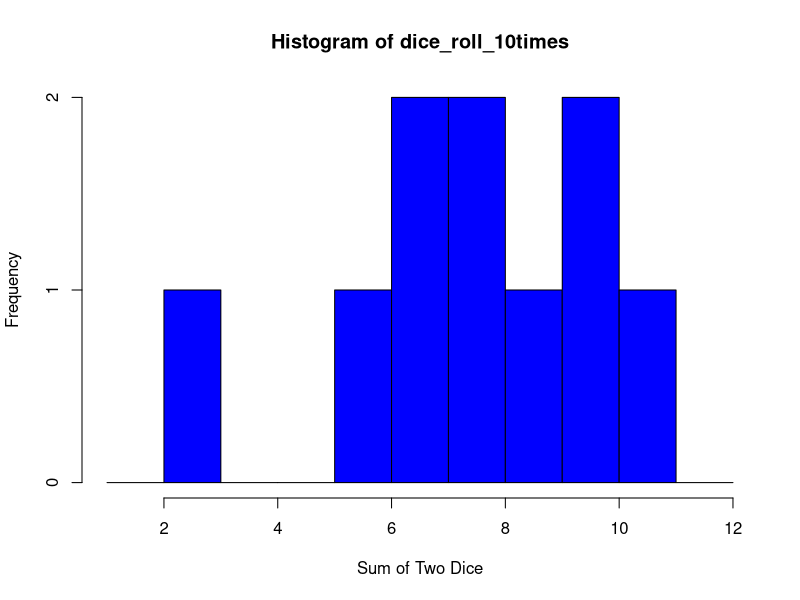
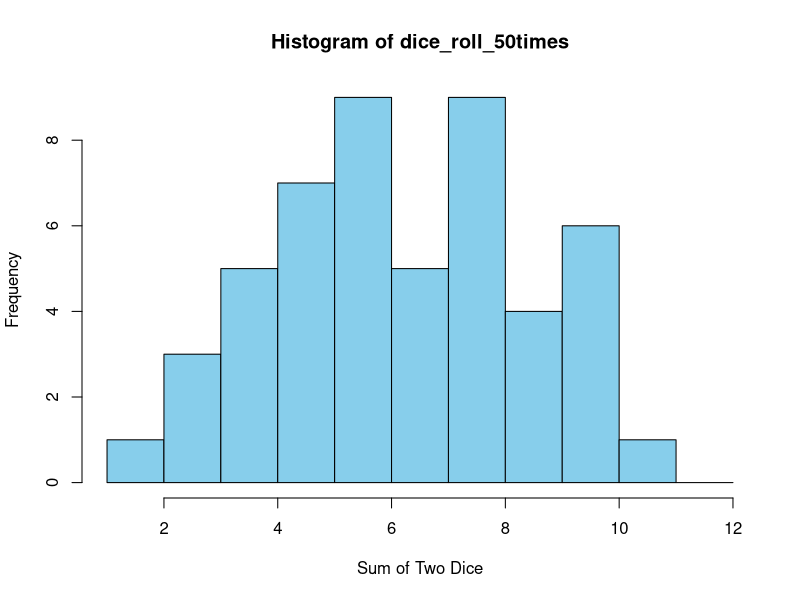
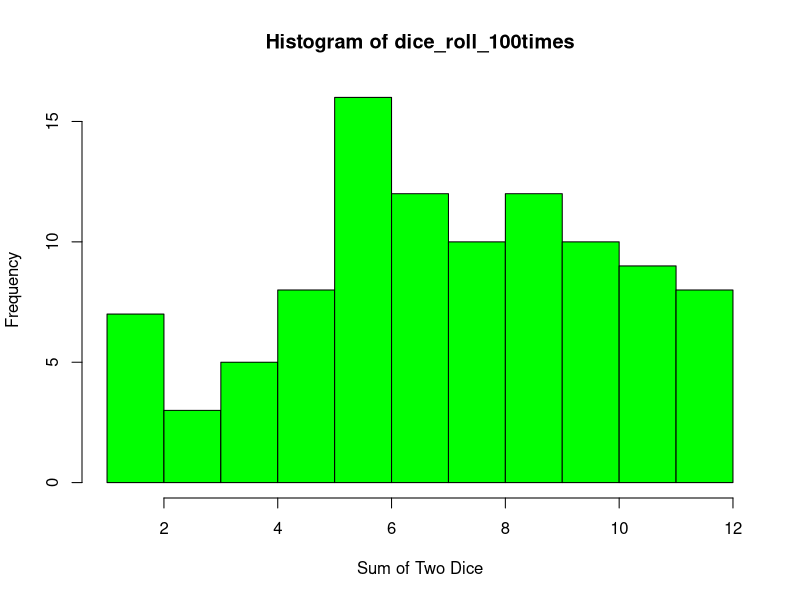
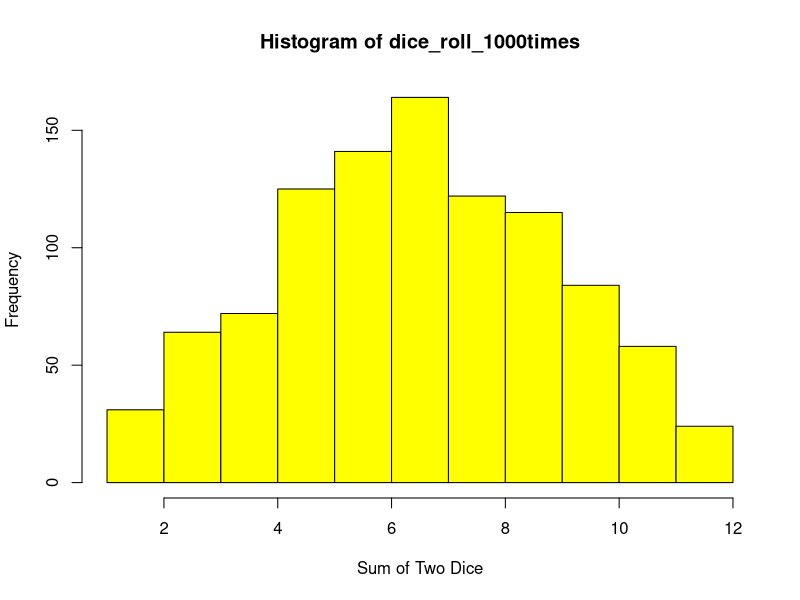

Recreate these plots in R, in order. (Note: this script raises an error after producing the figures.)
###################################
###################################
########                   ########
########   Data Science 1  ########
########       Lab 1       ######## 
########   15 Oct. 2024    ########
########                   ########
###################################
###################################


## Welcome to this first lab. Here we  will learn the basics of R, an open-source programming language and software environment.



# On the right is the console. You can input code directly into the console line by line - you do not need to run an entire file. Try running a simple calculation in the console, like 5+9. Type it in and press enter. 
5+9

# You can also write code in this, the code editor, and run it from here. Try highlighting the following line and pressing 'Ctrl + Enter' ('Cmd + Enter' on MacOS):
12 * 4 - 6

# Text beginning with a # sign is read as 'comment' and will not be evaluated by the console.
## Numbers (like 1.1, 2.3, etc) signify that I would like you to write a line a code in the code file and run it in the console

########################
####    Functions   ####
########################

# FUNCTIONS are commands that take in inputs and produce outputs. They mostly take in the inputs in brackets, like this:
sqrt(25)
exp(3)

# Often, functions take multiple inputs with different functions. Note how:
rep(3,4)
# produces a different output from
rep(4,3)
# If you can't remember in which order you have to input the arguments of a function, or if you just want to learn what a function does, you can type in ? followed by the function name in the console:
?rep

# Each argument has a name. By explicitly referring to these names when calling the function, we can avoid  any problems with order. For example:
rep(x=3, times=4)
rep(times=4, x=3)

# produce the same result, because we inputed the arguments by name using the 'argname = x' construction. When we don't use this construction, the function defaults each input to an argument according to a predefined order.

# OPERATORS are special functions that take only 2 arguments, and do not use brackets. Instead, you must input the two arguments on either side of the operator. Examples of operators include +, -,*,/, ^, %%, %/%, :, and there are many more which we will learn about soon.

########################
####     Objects    ####
########################

# Functions are one example of OBJECTS, which are stored within the main (global) ENVIRONMENT of the console. We can create new objects by using the 'assign' operator:

x <- 4

# You can now see in the 'Environment' tab below that the object 'x'  is stored with the value 4.

x*5

##############################################################
###    ADVANCED NOTE: the = operator can also be used      ###
###    to assign values to objects, like in Python.        ###
###    However, we conventionally use the = operator       ###
###    only for arguments in a function. The main          ###
###    difference is that '<-' always assigns within       ###
###    the global environment, while '=' assigns in        ###
###    the local environment.                              ###
##############################################################

# Objects can have different classes. For example:
class(x)

# We can also store text into an object, by surrounding it with quote marks:

"Hello" -> y
y
class (y)

# y is now a 'character' object (R does not use the term 'string')

# If we forget to use quote marks R will search for a stored object with that name and return an error if it doesn't find it:

"Salaam" -> y

# One final very important class of object is the 'logical' class, a.k.a. Boolean. 

# One final very important class of object is the 'logical' class, a.k.a. Boolean. 
# Boolean objects can take one of two values

TRUE

# and

FALSE

# Booleans can be combined according to the laws of logic using the and operator &, and the or operator |

TRUE & TRUE
TRUE & FALSE
FALSE & FALSE

TRUE | TRUE
TRUE | FALSE
FALSE | FALSE

# There is also an exclusive or function, xor(), but it isn't used much.



####################################
####     Vectors and indices    ####
####################################

# YOu will have noticed that the console has always returned a [1] in front of it's output so far. This is because R has considered all these objects to be 'vectors' (in Python, this is the same thing as an array). Vectors are objects that can contain multiple elements. For example:

z <- 50:80
z

# The numbers in square brackets tell you the INDEX of the element to their right. The index is simply the position number of that element. You will notice that, unlike in Python, the first element of an object in R has the index number 1 and not 0. This is one of the most important syntactical differences between Python and R (if you think this is not a very important difference, you are correct. The two languages are very similar in syntax.)

# Vectors can be created from singular elements using the function c(), which stands for combine or concatenate.

my.vector <- c('this','is','a','vector')
my.vector
length(my.vector)
class(my.vector)

# You can use square brackets to isolate elements in a vector by putting their index between the brackets:
my.vector[1]
my.vector[4]
my.vector[2:4]
my.vector[c(1,4)]

### 1.1
# You can assign values to specific elements. Try writing a line of code below that changes the 4th element of my.vector to the word 'test'
my.vector[4] <- 'test'

### 1.2
# You can even assign values to elements of a vector that don't exist yet, thus creating them. Try assigning the word 'example' to the (as yet non-existent) 5th element of my.vector.
my.vector[5] <- 'example'

# Instead of indices, you can select elements of a vector using a logical vector of the same length, e.g.

my.vector[c(TRUE,TRUE,FALSE,FALSE,FALSE)]

####################################
####     Logical operators      ####
####################################

# LOGICAL OPERATORS are operators that return logical vectors of the same length as the left argument. Examples include '==', the equality operator (not to be confused with the single = which is an assignment operator), >, <, >=, <=, and != (the 'different from' operator).



# For example:
my.vector == 'is'
1:10 >= 5
1:10 %% 2 == 0    ## %% is the remainder operator, it returns the remainder when you divide the left argument by the right argument.

### 2.1
digits <- 0:10
# Using the least amount of code possible, write a line of code that returns only the odd values of the digits object.
digits[digits %% 2 != 0]

# Another important logical operator is the %in% operator. It tells you if the elements on the left are found in the elements on the right. E.G.
group1 <- c('Arthur', 'Fatima', 'Suleiman', 'Marco')
group2 <- c('Marco','Maria', 'Victor','Fatima', 'Antonio')
group1 %in% group2

## 2.2 
# intersect is a function which returns the elements that all of its arguments have in common. For example:
intersect(group1,group2)

# Write a line of code that replicates this output using only group1, group2, square brackets, and logical operators.
group1[group1 %in% group2]

####################################
####     Writing functions      ####
####################################

# Functions can be written and stored as objects. e.g:
f1 <- function(x) x*2 + 1
f1
# This function has only 1 argument, x. Try out this new function:
f1(3)
f1(7)
ex.vector <- c(2,7,4,24,13,8,12)
f1(ex.vector)

# You can write several lines of code in a function by enclosing all of them in curly brackets {}. The function 'return' can then specify what the output can be. For example:

f2 <- function(x,y){
  z = x %% y
  return(z == 0)
}

f2(8,9)
f2(14,7)

### 3.1 What is the purpose of function f2? Write in comments below.
# The purpose of the f2() is check if a number x is divisible by another number y without remainder, and then return TRUE or FALSE

### 3.2
# Based on the definition of the mean from today's lecture, write a function that calculates the mean of all of the elements of a vector. assign it to the object my.mean. You will find the functions 'sum' and 'length' useful here.
my.mean <- function(x){
  vectorSum = sum(x)
  vectorMean = vectorSum / length(x)
  return(vectorMean)
}

# compare your function to the native function in R. Does it produce the same results?

my.mean(ex.vector)
mean(ex.vector)

####################################
####      Randomness in R       ####
####################################

# There are several ways to generate randomness in R. The simplest function is 
?sample

#which randomly draws WITHOUT replacement from a specified vector. For example, to choose a number at random between 1 and 10:
sample(1:10, 1)

# You can run this several times and notice that you get a different answer each time. You can also sample several times at once
sample(1:10, 3)

# However, by default, sample won't let the same number repeat when you do this. This is called sampling without replacement, 
# because it is as if, each time you pick out a number, it is now gone from the pool of possible numbers and has not been replaced.
# If you want to sample randomly between 1 and 10 20 times, each time choosing between all 10 numbers, you have to write:
sample(1:10, 20, replace = TRUE)

### 4.1
# Write a function that simulates the roll of 2 6-sided dice, where the argument x is the number of times you roll the 2 dice, 
# and the output is a vector of length x, where each element corresponds to the sum of the two sides of the dice.
# HINT: one way to do this is to start by writing a function for a single 6-sided die, then create a new function 
# that repeats the first function twice and adds up the result.
roll_1_die <- function(x){
  sample(c(1:6),x, replace = TRUE)
}

roll_2_die <- function(x) {
  dice1 = roll_1_die(x)  # Roll first die 'x' times
  dice2 = roll_1_die(x)  # Roll second die 'x' times
  dice1 + dice2  # Sum of the two dice rolls
}

### 4.2
# Using the function hist, create histograms of the results of double dice rolls when you roll them 10 times, 
#then 50, then 100, then 1000, then 10000. Use breaks=1:12 as an argument within the hist function. 
# What do you notice? Write it in comments below your code.
?hist
dice_roll_10times <- roll_2_die(10)
hist(dice_roll_10times, breaks = 1:12, col = "blue", xlab = "Sum of Two Dice", ylab = "Frequency")

dice_roll_50times <- roll_2_die(50)
hist(dice_roll_50times, breaks = 1:12, col = "skyblue", xlab = "Sum of Two Dice", ylab = "Frequency")

dice_roll_100times <- roll_2_die(100)
hist(dice_roll_100times, breaks = 1:12, col = "green", xlab = "Sum of Two Dice", ylab = "Frequency")

dice_roll_1000times <- roll_2_die(1000)
hist(dice_roll_1000times, breaks = 1:12, col = "yellow", xlab = "Sum of Two Dice", ylab = "Frequency")

dice_roll_10000times <- roll_2_dice(10000)
hist(dice_roll_10000times, breaks = 1:12, col = "red", xlab = "Sum of Two Dice", ylab = "Frequency")
# -- Comments
# - It was observed that rolling two dice 10 time is Negatively skewed
# - Also rolling the two dice 10,000 time shows that the distribution is symmetrical
# - Hence the 10,000 time rolling proves what we did in the class in relation to the rolling of 2 dice with a the mean = the median = the mode which is = 7.
# - This means that, the larger the sample size, the better the distribution.
######################################################################################
# Another way to generate randomness is to sample from a pdf, which is a continuous distribution. 
# The simplest pdf is the uniform function. The uniform function is a flat line bounded between 2 numbers. 
# Because it is flat, the probability of drawing a sample from any interval of given width between the two bounds 
# is the same as from any other interval of given width.

# The function runif(n, min,max) samples n times from a uniform function bounded between the values of min and max.
# For example, try
runif(5,0,1)

### 4.3
# Using runif, write a function that returns TRUE 22% of the time and FALSE 78% of the time

result_43 <- function(x){
  my.vector = runif(x,0,1) <= 0.22
  set.seed(3) # For reproducibility
  # Check the proportion of TRUE and FALSE results
  table(my.vector) / x
}

### 4.4
# Based on today's lecture about pdfs, what is the probability density for a uniform pdf bounded between 
# 0 and 1 associated with all values of x between 0 and 1? Explain why.
# Ans: The Uniform PDF bounded by 0 and 1 is "1"
# i.e. 1/(1-0) = 1

### 4.5
# Similarly, what is the probability density for a uniform pdf bounded between 5 and 6 associated with all values of x between 5 and 6?
# Ans: The Uniform PDF bounded by 5 and 6 is "1"
# i.e. 1/(6-5) = 1

### 4.6
# What is the probability density for a uniform pdf bounded between 0 and 0.5 associated with all values of x between 0 and 0.5?
# Ans: The Uniform PDF bounded by 0 and 0.5 is "2"
# i.e. 1/(0.5-0) = 2

### 4.7
# What is the probability density for a uniform pdf bounded between 0 and 2 associated with all values of x between 0 and 2?
# Ans: The Uniform PDF bounded by 0 and 2 is "0.5"
# i.e. 1/(2-0) = 0.5

### 4.8
# run the following code:
dunif(0.5,0,1)
dunif(2,0,1)
dunif(0.2,0,0.5)
dunif(1.3,0,2)

# Based on the results of this code and your answers above, what can you conclude about the purpose of the dunif function?
# Ans: The purpose of the dunif() is to produce the uniform pdf bounded by a "min" and "max" value based on the value "x" where you want to evaluate the pdf.
# if the value "x" is within the interval;
# uniform pdf is 1/(max-min)
# Otherwise the density is 0
